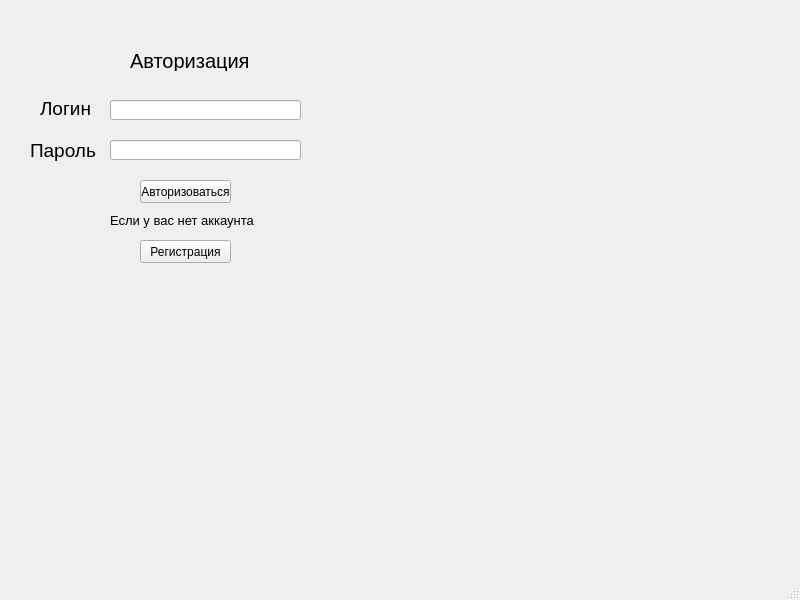
<?xml version="1.0" encoding="UTF-8"?>
<ui version="4.0">
 <class>MainWindow</class>
 <widget class="QMainWindow" name="MainWindow">
  <property name="geometry">
   <rect>
    <x>0</x>
    <y>0</y>
    <width>800</width>
    <height>600</height>
   </rect>
  </property>
  <property name="windowTitle">
   <string>MainWindow</string>
  </property>
  <widget class="QWidget" name="centralwidget">
   <widget class="QLabel" name="label_4">
    <property name="geometry">
     <rect>
      <x>130</x>
      <y>50</y>
      <width>121</width>
      <height>21</height>
     </rect>
    </property>
    <property name="font">
     <font>
      <pointsize>15</pointsize>
     </font>
    </property>
    <property name="text">
     <string>Авторизация</string>
    </property>
   </widget>
   <widget class="QLineEdit" name="pass_line">
    <property name="geometry">
     <rect>
      <x>110</x>
      <y>140</y>
      <width>191</width>
      <height>20</height>
     </rect>
    </property>
   </widget>
   <widget class="QLineEdit" name="login_line">
    <property name="geometry">
     <rect>
      <x>110</x>
      <y>100</y>
      <width>191</width>
      <height>20</height>
     </rect>
    </property>
   </widget>
   <widget class="QPushButton" name="regbtn">
    <property name="geometry">
     <rect>
      <x>140</x>
      <y>240</y>
      <width>91</width>
      <height>23</height>
     </rect>
    </property>
    <property name="text">
     <string>Регистрация</string>
    </property>
   </widget>
   <widget class="QPushButton" name="logbtn">
    <property name="geometry">
     <rect>
      <x>140</x>
      <y>180</y>
      <width>91</width>
      <height>23</height>
     </rect>
    </property>
    <property name="text">
     <string>Авторизоваться</string>
    </property>
   </widget>
   <widget class="QLabel" name="label_2">
    <property name="geometry">
     <rect>
      <x>30</x>
      <y>140</y>
      <width>71</width>
      <height>21</height>
     </rect>
    </property>
    <property name="font">
     <font>
      <pointsize>14</pointsize>
     </font>
    </property>
    <property name="text">
     <string>Пароль</string>
    </property>
   </widget>
   <widget class="QLabel" name="label_3">
    <property name="geometry">
     <rect>
      <x>110</x>
      <y>210</y>
      <width>151</width>
      <height>20</height>
     </rect>
    </property>
    <property name="font">
     <font>
      <pointsize>10</pointsize>
     </font>
    </property>
    <property name="text">
     <string>Если у вас нет аккаунта</string>
    </property>
   </widget>
   <widget class="QLabel" name="label">
    <property name="geometry">
     <rect>
      <x>40</x>
      <y>100</y>
      <width>61</width>
      <height>16</height>
     </rect>
    </property>
    <property name="font">
     <font>
      <pointsize>14</pointsize>
     </font>
    </property>
    <property name="text">
     <string>Логин</string>
    </property>
   </widget>
  </widget>
  <widget class="QMenuBar" name="menubar">
   <property name="geometry">
    <rect>
     <x>0</x>
     <y>0</y>
     <width>800</width>
     <height>21</height>
    </rect>
   </property>
  </widget>
  <widget class="QStatusBar" name="statusbar"/>
 </widget>
 <resources/>
 <connections/>
</ui>
